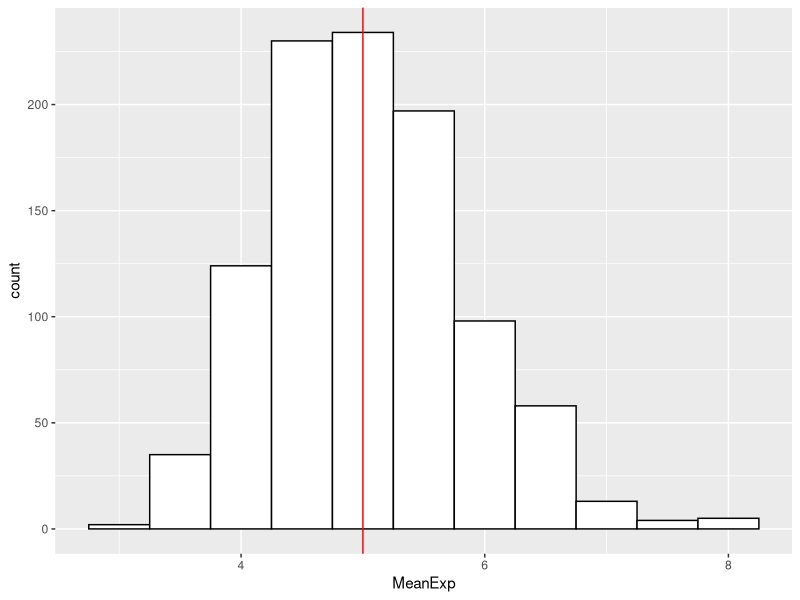

Write R code to recreate this figure. (Note: this script raises an error after producing the figure.)
## ---- chunk 1
set.seed(10)
library(ggplot2)
lambda <- 0.2
num_sim <- 1000
n <- 40
## ---- chunk 2
SamExp <- replicate(num_sim, rexp(n, lambda))
MeanExp <- apply(SamExp, 2, mean)
## ---- chunk 3
##Sample Mean
mean_sample <- mean(MeanExp)
mean_sample

## Theoretical Mean = 1/lambda
mean_theory <- 1/lambda
mean_theory

## histogram showing the two
## add title and lables
ggplot() + aes(MeanExp)+ geom_histogram(binwidth=.5, colour="black", fill="white") + geom_vline(xintercept = 5, colour = "red") + labs(list(title = "Histogram of Simulated Exponental Means", x = "Simulated Means", y = "# of Simulations"))
## ---- chunk 4
## Sample Standard Deviation
stdv_sample <- sd(MeanExp)
stdv_sample

## Theoretical Standard Deviation
stdv_theory <- (1/lambda)/sqrt(n)
stdv_theory

## Sample Variance
var_sample <- stdv_sample^2
var_sample

## Theoretical Variance
var_theory <- stdv_theory^2
var_theory
## ---- chunk 5
ggplot() + aes(MeanExp)+ geom_histogram(aes(y = ..density..), binwidth=.5, colour="black", fill="white") + stat_function(fun = dnorm, colour = "red", arg=list(mean=mean(MeanExp), sd=sd(MeanExp))) + geom_density()
